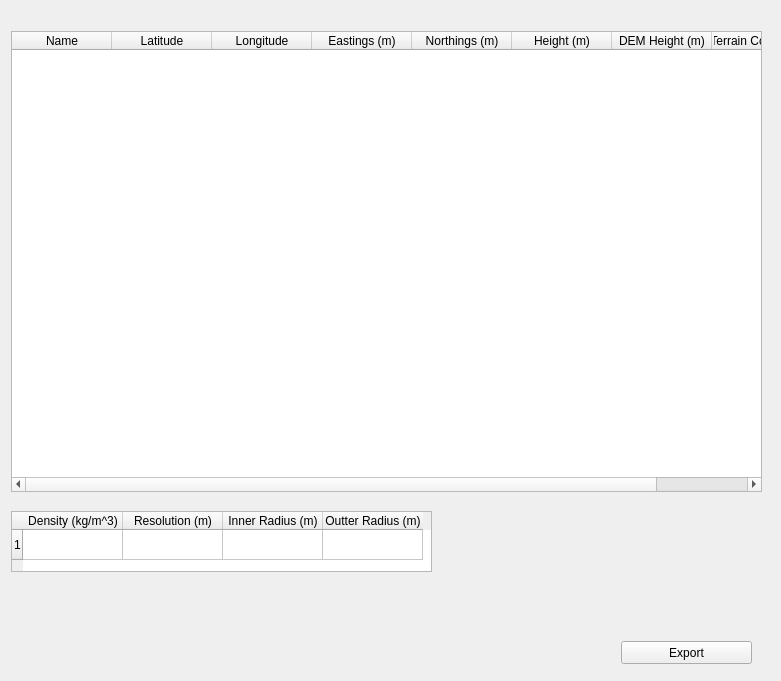
          <widget class="QWidget" name="tab_8">
           <attribute name="title">
            <string>Results</string>
           </attribute>
           <layout class="QHBoxLayout" name="horizontalLayout">
            <item>
             <widget class="QWidget" name="widget_3" native="true">
              <property name="minimumSize">
               <size>
                <width>759</width>
                <height>659</height>
               </size>
              </property>
              <widget class="QTableWidget" name="EastingsNorthingsTC_results">
               <property name="geometry">
                <rect>
                 <x>0</x>
                 <y>20</y>
                 <width>751</width>
                 <height>461</height>
                </rect>
               </property>
               <property name="editTriggers">
                <set>QAbstractItemView::AllEditTriggers</set>
               </property>
               <column>
                <property name="text">
                 <string>Name</string>
                </property>
               </column>
               <column>
                <property name="text">
                 <string>Latitude</string>
                </property>
               </column>
               <column>
                <property name="text">
                 <string>Longitude</string>
                </property>
               </column>
               <column>
                <property name="text">
                 <string>Eastings (m)</string>
                </property>
               </column>
               <column>
                <property name="text">
                 <string>Northings (m)</string>
                </property>
               </column>
               <column>
                <property name="text">
                 <string>Height (m)</string>
                </property>
               </column>
               <column>
                <property name="text">
                 <string>DEM Height (m)</string>
                </property>
               </column>
               <column>
                <property name="text">
                 <string>Terrain Corr (mGal)</string>
                </property>
               </column>
              </widget>
              <widget class="QPushButton" name="ExportTCresults">
               <property name="geometry">
                <rect>
                 <x>610</x>
                 <y>630</y>
                 <width>131</width>
                 <height>23</height>
                </rect>
               </property>
               <property name="text">
                <string>Export</string>
               </property>
              </widget>
              <widget class="QTableWidget" name="TCparameter_results">
               <property name="geometry">
                <rect>
                 <x>0</x>
                 <y>500</y>
                 <width>421</width>
                 <height>61</height>
                </rect>
               </property>
               <property name="minimumSize">
                <size>
                 <width>421</width>
                 <height>61</height>
                </size>
               </property>
               <property name="editTriggers">
                <set>QAbstractItemView::AllEditTriggers</set>
               </property>
               <row>
                <property name="text">
                 <string>1</string>
                </property>
               </row>
               <column>
                <property name="text">
                 <string>Density (kg/m^3)</string>
                </property>
               </column>
               <column>
                <property name="text">
                 <string>Resolution (m)</string>
                </property>
               </column>
               <column>
                <property name="text">
                 <string>Inner Radius (m)</string>
                </property>
               </column>
               <column>
                <property name="text">
                 <string>Outter Radius (m)</string>
                </property>
               </column>
              </widget>
             </widget>
            </item>
           </layout>
          </widget>
